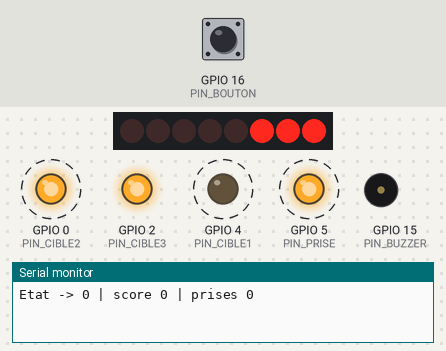
A sketch run on a simulated ESP8266 (NodeMCU). Parts: 8 shift-register outputs drawn as a row of LEDs (first output left, lit = HIGH), output pins drawn as LEDs (lit = HIGH), buzzer (waves = sounding), the last lines printed to the serial monitor. Wiring (inferred from the names in the program): shift register (74HC595): data GPIO 14; shift clock GPIO 12; latch GPIO 13. Wiring (inferred from the signals the program sends): row of LEDs: on Q0, Q1, Q2, Q3, Q4, Q5, Q6, Q7. Dashed ring = blinking. The test bench sets the inputs (shaded band); at power-on: GPIO 16 (PIN_BOUTON) LOW. Random numbers use the default seed unless the sketch sets one; pins used as bus, display or sensor lines are not drawn.

Above: at 1.87 s.
5.5 s: GPIO 16 (PIN_BOUTON) pulsed HIGH 2 times (0.12 s each, 0.3 s apart)
At 6.01 s:
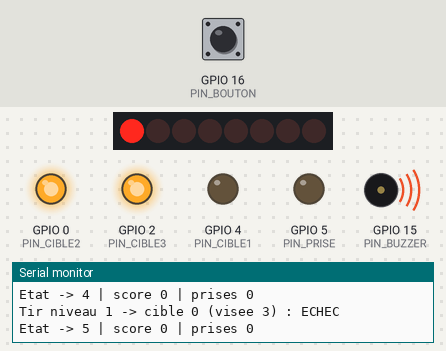
At 10.1 s:
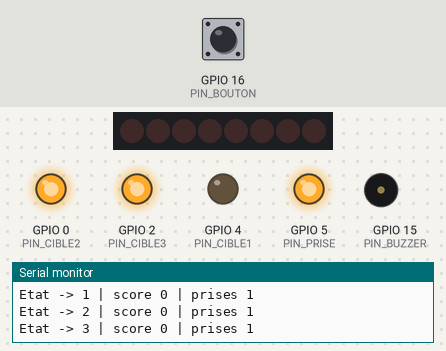
Timing chart, 0 to 11.6 s (numbered marks = the images above; inputs shaded):
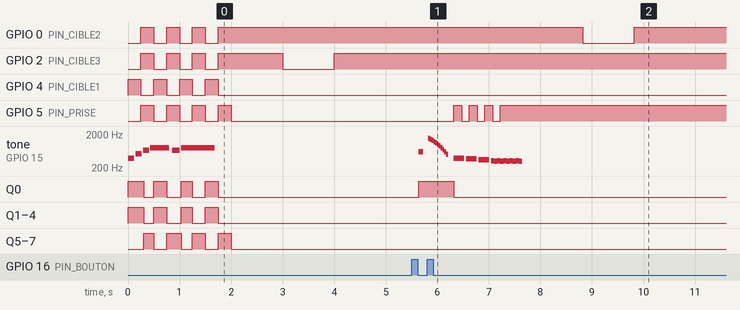

The sketch:

jeu_de_tir.ino
```cpp
// TP1 - Jeu de tir
// 420-555-AL - ESP8266 (D1 mini)

// ---------- Broches ----------
const int PIN_SER    = 14; // D5 - DS (595)
const int PIN_SRCLK  = 12; // D6 - SHCP (595)
const int PIN_RCLK   = 13; // D7 - STCP (595)
const int PIN_PRISE  = 5;  // D1
const int PIN_CIBLE1 = 4;  // D2
const int PIN_CIBLE2 = 0;  // D3 - DEL vers 3V3, active a LOW
const int PIN_CIBLE3 = 2;  // D4 - DEL vers 3V3, active a LOW
const int PIN_BOUTON = 16; // D0 - pull-up externe, appuye = LOW
const int PIN_BUZZER = 15; // D8 - via transistor S8050

// ---------- Parametres (ms) ----------
const unsigned long DUREE_ANIM_DEBUT    = 2000;
const unsigned long DUREE_PAUSE         = 1000;
const unsigned long DUREE_AFFICHE_CIBLE = 1000;
const unsigned long DELAI_NIVEAU        = 400;
const unsigned long DUREE_TIR           = 500;
const unsigned long DUREE_RESULTAT      = 1500;
const unsigned long DUREE_FIN           = 3500;
const unsigned long DUREE_ATTENTE_FIN   = 2000;
const unsigned long DELAI_ANTIREBOND    = 20;

const int NIVEAU_MAX      = 5;
const int POINTS_VICTOIRE = 3;
const int PRISES_DEFAITE  = 2;

// Types declares avant les fonctions (prototypes generes par l'IDE)
enum Etat { DEBUT_PARTIE, PAUSE, AFFICHE_CIBLE, ATTENTE_TIR, CHARGE, TIR, RESULTAT, FIN_PARTIE };
struct Note { int freq; int duree; };

// ---------- Sons ----------
const bool BUZZER_ACTIF = false;


const Note FANFARE_DEBUT[] = {
  {392,120},{0,25},{523,120},{0,25},{659,120},{0,25},{784,360},{0,60},
  {659,150},{0,25},{784,650}
};

const Note SON_VOL[] = {
  {1500,35},{1400,35},{1300,35},{1200,35},{1100,35},{1000,35},
  {900,35},{800,35},{700,35},{600,35},{500,40}
};

const Note SON_SUCCES[] = { {1319,80},{0,30},{1760,250} };

const Note SON_ECHEC[] = {
  {392,200},{0,40},{370,200},{0,40},{349,200},{0,40},
  {330,60},{311,60},{330,60},{311,60},{330,60},{311,60},{330,60},{311,60},{330,60},{311,60}
};


const Note FANFARE_VICTOIRE[] = {
  {784,100},{0,25},{784,100},{0,25},{784,200},{0,50},
  {784,100},{0,25},{784,100},{0,25},{784,200},{0,50},
  {784,100},{0,25},{784,100},{0,25},{1047,200},{0,25},{1175,200},{0,25},{1319,450}
};

const Note FANFARE_DEFAITE[] = {
  {466,390},{0,25},{466,290},{0,25},{466,100},{0,25},{466,390},{0,25},
  {554,290},{0,25},{523,100},{0,25},{523,290},{0,25},{466,100},{0,25},
  {466,290},{0,25},{440,100},{0,25},{466,600}
};

Note noteCharge[1];


const Note* melodie = nullptr;
int nbNotes = 0;
int indexNote = 0;
unsigned long debutNote = 0;

void demarrerNote() {
  int f = melodie[indexNote].freq;
  if (f == 0)            { noTone(PIN_BUZZER); digitalWrite(PIN_BUZZER, LOW); }
  else if (BUZZER_ACTIF) { digitalWrite(PIN_BUZZER, HIGH); }
  else                   { tone(PIN_BUZZER, f); }
  debutNote = millis();
}

void arreterSon() {
  noTone(PIN_BUZZER);
  digitalWrite(PIN_BUZZER, LOW);
  melodie = nullptr;
}

void jouer(const Note* m, int n) {
  melodie = m;
  nbNotes = n;
  indexNote = 0;
  demarrerNote();
}

#define JOUER(m) jouer(m, sizeof(m) / sizeof((m)[0]))

void majSon() {
  if (melodie == nullptr) return;
  if (millis() - debutNote >= (unsigned long)melodie[indexNote].duree) {
    indexNote++;
    if (indexNote >= nbNotes) arreterSon();
    else demarrerNote();
  }
}

Etat etat = DEBUT_PARTIE;
unsigned long debutEtat = 0;

int cible        = 0;
int niveau       = 0;
int cibleTouchee = 0;
bool succes      = false;
int score        = 0;
int prises       = 0;

void changerEtat(Etat nouvelEtat) {
  etat = nouvelEtat;
  debutEtat = millis();
  Serial.printf("Etat -> %d | score %d | prises %d\n", etat, score, prises);
}


void ecrire595(uint8_t octet) {
  shiftOut(PIN_SER, PIN_SRCLK, MSBFIRST, octet);
  digitalWrite(PIN_RCLK, HIGH); // latch
  digitalWrite(PIN_RCLK, LOW);
}

uint8_t octetBarre(int n) { return (1 << n) - 1; }       // Q0-Q4
uint8_t octetScore(int s) { return ((1 << s) - 1) << 5; } // Q5-Q7

void afficher595(int niv, int sc) {
  ecrire595(octetBarre(niv) | octetScore(sc));
}

void allumerCible(int n) {
  digitalWrite(PIN_CIBLE1, n == 1 ? HIGH : LOW);
  digitalWrite(PIN_CIBLE2, n == 2 ? LOW : HIGH);
  digitalWrite(PIN_CIBLE3, n == 3 ? LOW : HIGH);
}

void allumerToutesCibles(bool allume) {
  digitalWrite(PIN_CIBLE1, allume ? HIGH : LOW);
  digitalWrite(PIN_CIBLE2, allume ? LOW : HIGH);
  digitalWrite(PIN_CIBLE3, allume ? LOW : HIGH);
}

void allumerPrise(bool allume) { digitalWrite(PIN_PRISE, allume ? HIGH : LOW); }

void toutEteindre() {
  ecrire595(0);
  allumerCible(0);
  allumerPrise(false);
}

// ---------- Bouton ----------
bool boutonAppuye = false;
bool dernierBrut  = false;
unsigned long dernierChangement = 0;
bool evtAppui   = false;
bool evtRelache = false;

void lireBouton() {
  evtAppui = false;
  evtRelache = false;
  bool brut = (digitalRead(PIN_BOUTON) == LOW);
  if (brut != dernierBrut) {
    dernierBrut = brut;
    dernierChangement = millis();
  }
  if (millis() - dernierChangement >= DELAI_ANTIREBOND && brut != boutonAppuye) {
    boutonAppuye = brut;
    if (boutonAppuye) evtAppui = true;
    else              evtRelache = true;
  }
}

// ---------- Regles ----------
int cibleAtteinte(int niv) {
  switch (niv) {
    case 2:  return 1;
    case 3:  return 2;
    case 4:  return 3;
    default: return 0;
  }
}

void demarrerRonde() {
  cible = random(1, 4);
  niveau = 0;
  changerEtat(AFFICHE_CIBLE);
}

void tirer(bool horsCircuit) {
  cibleTouchee = horsCircuit ? 0 : cibleAtteinte(niveau);
  succes = (!horsCircuit && cibleTouchee == cible);
  Serial.printf("Tir niveau %d -> cible %d (visee %d) : %s\n",
                niveau, cibleTouchee, cible, succes ? "SUCCES" : "ECHEC");
  changerEtat(TIR);
  JOUER(SON_VOL);
}

// ---------- Programme ----------
void setup() {
  Serial.begin(115200);
  pinMode(PIN_SER, OUTPUT);
  pinMode(PIN_SRCLK, OUTPUT);
  pinMode(PIN_RCLK, OUTPUT);
  pinMode(PIN_PRISE, OUTPUT);
  pinMode(PIN_CIBLE1, OUTPUT);
  pinMode(PIN_CIBLE2, OUTPUT);
  pinMode(PIN_CIBLE3, OUTPUT);
  pinMode(PIN_BUZZER, OUTPUT);
  pinMode(PIN_BOUTON, INPUT);
  digitalWrite(PIN_BUZZER, LOW);
  toutEteindre();

  randomSeed(analogRead(A0));
  changerEtat(DEBUT_PARTIE);
  JOUER(FANFARE_DEBUT);
}

void loop() {
  lireBouton();
  majSon();
  unsigned long t = millis() - debutEtat;

  switch (etat) {

    case DEBUT_PARTIE: {
      bool groupeA = (t / 250) % 2 == 0;
      if (groupeA) { ecrire595(octetBarre(NIVEAU_MAX)); allumerToutesCibles(true);  allumerPrise(false); }
      else         { ecrire595(octetScore(3));          allumerToutesCibles(false); allumerPrise(true);  }
      if (t >= DUREE_ANIM_DEBUT) {
        toutEteindre();
        changerEtat(PAUSE);
      }
      break;
    }

    case PAUSE:
      if (t >= DUREE_PAUSE) demarrerRonde();
      break;

    case AFFICHE_CIBLE:
      allumerCible(cible);
      if (t >= DUREE_AFFICHE_CIBLE) {
        allumerCible(0);
        changerEtat(ATTENTE_TIR);
      }
      break;

    case ATTENTE_TIR:
      if (evtAppui) changerEtat(CHARGE);
      break;

    case CHARGE: {
      int nouveauNiveau = 1 + t / DELAI_NIVEAU;
      if (nouveauNiveau != niveau) {
        niveau = nouveauNiveau;
        noteCharge[0] = { 400 + niveau * 200, 80 };
        JOUER(noteCharge);
      }
      if (niveau >= NIVEAU_MAX) {
        niveau = NIVEAU_MAX;
        afficher595(niveau, score);
        tirer(true);
      } else if (evtRelache) {
        tirer(false);
      } else {
        afficher595(niveau, score);
      }
      break;
    }

    case TIR:
      if (t >= DUREE_TIR) {
        if (succes) score++;
        else        prises++;
        afficher595(0, score);
        changerEtat(RESULTAT);
        if (succes) JOUER(SON_SUCCES);
        else        JOUER(SON_ECHEC);
      }
      break;

    case RESULTAT: {
      allumerCible(cibleTouchee);
      bool clignote = (t > DUREE_RESULTAT - 500) || ((t / 150) % 2 == 0);
      if (succes) {
        afficher595(0, clignote ? score : score - 1);
        allumerPrise(prises > 0);
      } else {
        afficher595(0, score);
        allumerPrise(clignote);
      }
      if (t >= DUREE_RESULTAT) {
        allumerCible(0);
        if (score >= POINTS_VICTOIRE || prises >= PRISES_DEFAITE) {
          toutEteindre();
          changerEtat(FIN_PARTIE);
          if (score >= POINTS_VICTOIRE) JOUER(FANFARE_VICTOIRE);
          else                          JOUER(FANFARE_DEFAITE);
        } else {
          changerEtat(PAUSE);
        }
      }
      break;
    }

    case FIN_PARTIE: {
      bool victoire = (score >= POINTS_VICTOIRE);
      if (t < DUREE_FIN) {
        bool phase = (t / 200) % 2 == 0;
        if (victoire) ecrire595(phase ? 0b10100000 : 0b01000000);
        else          allumerPrise(phase);
      } else if (t < DUREE_FIN + DUREE_ATTENTE_FIN) {
        toutEteindre();
      } else {
        score = 0;
        prises = 0;
        changerEtat(DEBUT_PARTIE);
        JOUER(FANFARE_DEBUT);
      }
      break;
    }
  }
}
```

Measured:
- after the input at 5.5 s, GPIO 0 (PIN_CIBLE2): HIGH → LOW after 3.3 s, → HIGH 1.0 s later; GPIO 5 (PIN_PRISE): alternates HIGH for 0.15 s and LOW for 0.15 s, 7 changes in all, then stays HIGH, starting after 0.82 s
- by itself, GPIO 0 (PIN_CIBLE2): alternates HIGH for 0.25 s and LOW for 0.25 s, 7 changes in all, then stays HIGH
- by itself, GPIO 4 (PIN_CIBLE1), GPIO 5 (PIN_PRISE): alternates HIGH for 0.25 s and LOW for 0.25 s, 8 changes in all, then stays LOW
- by itself, tone on GPIO 15 (PIN_BUZZER): plays 392 Hz for 0.12 s, 523 Hz for 0.12 s, 659 Hz for 0.12 s, 784 Hz for 0.36 s, 659 Hz for 0.15 s, 784 Hz for 0.65 s
